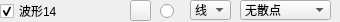
                   <widget class="QWidget" name="widget_14" native="true">
                    <property name="minimumSize">
                     <size>
                      <width>0</width>
                      <height>22</height>
                     </size>
                    </property>
                    <property name="maximumSize">
                     <size>
                      <width>16777215</width>
                      <height>22</height>
                     </size>
                    </property>
                    <widget class="QRadioButton" name="rdoBoldCurve14">
                     <property name="geometry">
                      <rect>
                       <x>160</x>
                       <y>3</y>
                       <width>16</width>
                       <height>16</height>
                      </rect>
                     </property>
                     <property name="text">
                      <string/>
                     </property>
                     <property name="checked">
                      <bool>false</bool>
                     </property>
                    </widget>
                    <widget class="QCheckBox" name="chkVisibleCurve14">
                     <property name="geometry">
                      <rect>
                       <x>0</x>
                       <y>3</y>
                       <width>125</width>
                       <height>16</height>
                      </rect>
                     </property>
                     <property name="text">
                      <string>波形14</string>
                     </property>
                     <property name="checked">
                      <bool>true</bool>
                     </property>
                    </widget>
                    <widget class="QPushButton" name="btnColourCurve14">
                     <property name="geometry">
                      <rect>
                       <x>130</x>
                       <y>0</y>
                       <width>21</width>
                       <height>21</height>
                      </rect>
                     </property>
                     <property name="text">
                      <string/>
                     </property>
                    </widget>
                    <widget class="QComboBox" name="cmbLineStyle14">
                     <property name="geometry">
                      <rect>
                       <x>190</x>
                       <y>0</y>
                       <width>41</width>
                       <height>20</height>
                      </rect>
                     </property>
                     <property name="currentIndex">
                      <number>1</number>
                     </property>
                     <item>
                      <property name="text">
                       <string>点</string>
                      </property>
                     </item>
                     <item>
                      <property name="text">
                       <string>线</string>
                      </property>
                     </item>
                     <item>
                      <property name="text">
                       <string>左</string>
                      </property>
                     </item>
                     <item>
                      <property name="text">
                       <string>右</string>
                      </property>
                     </item>
                     <item>
                      <property name="text">
                       <string>中</string>
                      </property>
                     </item>
                     <item>
                      <property name="text">
                       <string>积</string>
                      </property>
                     </item>
                    </widget>
                    <widget class="QComboBox" name="cmbScatterStyle14">
                     <property name="geometry">
                      <rect>
                       <x>240</x>
                       <y>0</y>
                       <width>91</width>
                       <height>20</height>
                      </rect>
                     </property>
                     <property name="focusPolicy">
                      <enum>Qt::WheelFocus</enum>
                     </property>
                     <property name="maxVisibleItems">
                      <number>20</number>
                     </property>
                     <item>
                      <property name="text">
                       <string>无散点</string>
                      </property>
                      <property name="icon">
                       <iconset resource="res.qrc">
                        <normaloff>:/pic/ssNone.png</normaloff>:/pic/ssNone.png</iconset>
                      </property>
                     </item>
                     <item>
                      <property name="text">
                       <string>x形</string>
                      </property>
                      <property name="icon">
                       <iconset resource="res.qrc">
                        <normaloff>:/pic/ssCross.png</normaloff>:/pic/ssCross.png</iconset>
                      </property>
                     </item>
                     <item>
                      <property name="text">
                       <string>+形</string>
                      </property>
                      <property name="icon">
                       <iconset resource="res.qrc">
                        <normaloff>:/pic/ssPlus.png</normaloff>:/pic/ssPlus.png</iconset>
                      </property>
                     </item>
                     <item>
                      <property name="text">
                       <string>空心圆</string>
                      </property>
                      <property name="icon">
                       <iconset resource="res.qrc">
                        <normaloff>:/pic/ssCircle.png</normaloff>:/pic/ssCircle.png</iconset>
                      </property>
                     </item>
                     <item>
                      <property name="text">
                       <string>实心圆</string>
                      </property>
                      <property name="icon">
                       <iconset resource="res.qrc">
                        <normaloff>:/pic/ssDisc.png</normaloff>:/pic/ssDisc.png</iconset>
                      </property>
                     </item>
                     <item>
                      <property name="text">
                       <string>矩形</string>
                      </property>
                      <property name="icon">
                       <iconset resource="res.qrc">
                        <normaloff>:/pic/ssSquare.png</normaloff>:/pic/ssSquare.png</iconset>
                      </property>
                     </item>
                     <item>
                      <property name="text">
                       <string>菱形</string>
                      </property>
                      <property name="icon">
                       <iconset resource="res.qrc">
                        <normaloff>:/pic/ssDiamond.png</normaloff>:/pic/ssDiamond.png</iconset>
                      </property>
                     </item>
                     <item>
                      <property name="text">
                       <string>星形</string>
                      </property>
                      <property name="icon">
                       <iconset resource="res.qrc">
                        <normaloff>:/pic/ssStar.png</normaloff>:/pic/ssStar.png</iconset>
                      </property>
                     </item>
                     <item>
                      <property name="text">
                       <string>正三角</string>
                      </property>
                      <property name="icon">
                       <iconset resource="res.qrc">
                        <normaloff>:/pic/ssTriangle.png</normaloff>:/pic/ssTriangle.png</iconset>
                      </property>
                     </item>
                     <item>
                      <property name="text">
                       <string>倒三角</string>
                      </property>
                      <property name="icon">
                       <iconset resource="res.qrc">
                        <normaloff>:/pic/ssTriangleInverted.png</normaloff>:/pic/ssTriangleInverted.png</iconset>
                      </property>
                     </item>
                     <item>
                      <property name="text">
                       <string>x框</string>
                      </property>
                      <property name="icon">
                       <iconset resource="res.qrc">
                        <normaloff>:/pic/ssCrossSquare.png</normaloff>:/pic/ssCrossSquare.png</iconset>
                      </property>
                     </item>
                     <item>
                      <property name="text">
                       <string>+框</string>
                      </property>
                      <property name="icon">
                       <iconset resource="res.qrc">
                        <normaloff>:/pic/ssPlusSquare.png</normaloff>:/pic/ssPlusSquare.png</iconset>
                      </property>
                     </item>
                     <item>
                      <property name="text">
                       <string>x圆</string>
                      </property>
                      <property name="icon">
                       <iconset resource="res.qrc">
                        <normaloff>:/pic/ssCrossCircle.png</normaloff>:/pic/ssCrossCircle.png</iconset>
                      </property>
                     </item>
                     <item>
                      <property name="text">
                       <string>+圆</string>
                      </property>
                      <property name="icon">
                       <iconset resource="res.qrc">
                        <normaloff>:/pic/ssPlusCircle.png</normaloff>:/pic/ssPlusCircle.png</iconset>
                      </property>
                     </item>
                     <item>
                      <property name="text">
                       <string>和平</string>
                      </property>
                      <property name="icon">
                       <iconset resource="res.qrc">
                        <normaloff>:/pic/ssPeace.png</normaloff>:/pic/ssPeace.png</iconset>
                      </property>
                     </item>
                    </widget>
                   </widget>
